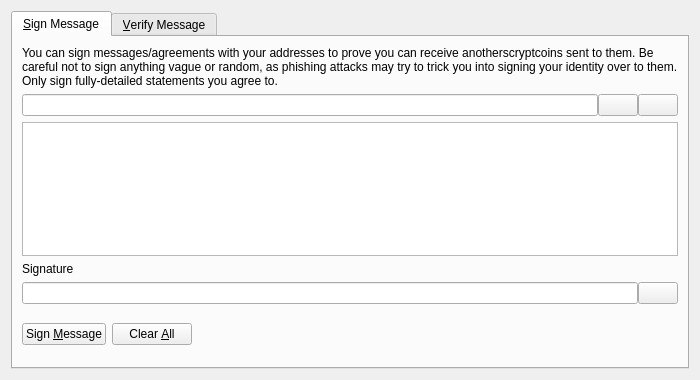
<?xml version="1.0" encoding="UTF-8"?>
<ui version="4.0">
 <class>SignVerifyMessageDialog</class>
 <widget class="QDialog" name="SignVerifyMessageDialog">
  <property name="geometry">
   <rect>
    <x>0</x>
    <y>0</y>
    <width>700</width>
    <height>380</height>
   </rect>
  </property>
  <property name="windowTitle">
   <string>Signatures - Sign / Verify a Message</string>
  </property>
  <property name="modal">
   <bool>true</bool>
  </property>
  <layout class="QVBoxLayout" name="verticalLayout">
   <item>
    <widget class="QTabWidget" name="tabWidget">
     <property name="currentIndex">
      <number>0</number>
     </property>
     <widget class="QWidget" name="tabSignMessage">
      <attribute name="title">
       <string>&amp;Sign Message</string>
      </attribute>
      <layout class="QVBoxLayout" name="verticalLayout_SM">
       <item>
        <widget class="QLabel" name="infoLabel_SM">
         <property name="text">
          <string>You can sign messages/agreements with your addresses to prove you can receive anotherscryptcoins sent to them. Be careful not to sign anything vague or random, as phishing attacks may try to trick you into signing your identity over to them. Only sign fully-detailed statements you agree to.</string>
         </property>
         <property name="textFormat">
          <enum>Qt::PlainText</enum>
         </property>
         <property name="wordWrap">
          <bool>true</bool>
         </property>
        </widget>
       </item>
       <item>
        <layout class="QHBoxLayout" name="horizontalLayout_1_SM">
         <property name="spacing">
          <number>0</number>
         </property>
         <item>
          <widget class="QValidatedLineEdit" name="addressIn_SM">
           <property name="toolTip">
            <string>The Anotherscryptcoin address to sign the message with</string>
           </property>
          </widget>
         </item>
         <item>
          <widget class="QPushButton" name="addressBookButton_SM">
           <property name="toolTip">
            <string>Choose previously used address</string>
           </property>
           <property name="text">
            <string/>
           </property>
           <property name="icon">
            <iconset resource="../bitcoin.qrc">
             <normaloff>:/icons/address-book</normaloff>:/icons/address-book</iconset>
           </property>
           <property name="shortcut">
            <string>Alt+A</string>
           </property>
           <property name="autoDefault">
            <bool>false</bool>
           </property>
          </widget>
         </item>
         <item>
          <widget class="QPushButton" name="pasteButton_SM">
           <property name="toolTip">
            <string>Paste address from clipboard</string>
           </property>
           <property name="text">
            <string/>
           </property>
           <property name="icon">
            <iconset resource="../bitcoin.qrc">
             <normaloff>:/icons/editpaste</normaloff>:/icons/editpaste</iconset>
           </property>
           <property name="shortcut">
            <string>Alt+P</string>
           </property>
           <property name="autoDefault">
            <bool>false</bool>
           </property>
          </widget>
         </item>
        </layout>
       </item>
       <item>
        <widget class="QPlainTextEdit" name="messageIn_SM">
         <property name="toolTip">
          <string>Enter the message you want to sign here</string>
         </property>
        </widget>
       </item>
       <item>
        <widget class="QLabel" name="signatureLabel_SM">
         <property name="text">
          <string>Signature</string>
         </property>
         <property name="textFormat">
          <enum>Qt::PlainText</enum>
         </property>
        </widget>
       </item>
       <item>
        <layout class="QHBoxLayout" name="horizontalLayout_2_SM">
         <property name="spacing">
          <number>0</number>
         </property>
         <item>
          <widget class="QLineEdit" name="signatureOut_SM">
           <property name="font">
            <font>
             <italic>true</italic>
            </font>
           </property>
           <property name="readOnly">
            <bool>true</bool>
           </property>
          </widget>
         </item>
         <item>
          <widget class="QPushButton" name="copySignatureButton_SM">
           <property name="toolTip">
            <string>Copy the current signature to the system clipboard</string>
           </property>
           <property name="text">
            <string/>
           </property>
           <property name="icon">
            <iconset resource="../bitcoin.qrc">
             <normaloff>:/icons/editcopy</normaloff>:/icons/editcopy</iconset>
           </property>
           <property name="autoDefault">
            <bool>false</bool>
           </property>
          </widget>
         </item>
        </layout>
       </item>
       <item>
        <layout class="QHBoxLayout" name="horizontalLayout_3_SM">
         <item>
          <widget class="QPushButton" name="signMessageButton_SM">
           <property name="toolTip">
            <string>Sign the message to prove you own this Anotherscryptcoin address</string>
           </property>
           <property name="text">
            <string>Sign &amp;Message</string>
           </property>
           <property name="icon">
            <iconset resource="../bitcoin.qrc">
             <normaloff>:/icons/edit</normaloff>:/icons/edit</iconset>
           </property>
           <property name="autoDefault">
            <bool>false</bool>
           </property>
          </widget>
         </item>
         <item>
          <widget class="QPushButton" name="clearButton_SM">
           <property name="toolTip">
            <string>Reset all sign message fields</string>
           </property>
           <property name="text">
            <string>Clear &amp;All</string>
           </property>
           <property name="icon">
            <iconset resource="../bitcoin.qrc">
             <normaloff>:/icons/remove</normaloff>:/icons/remove</iconset>
           </property>
           <property name="autoDefault">
            <bool>false</bool>
           </property>
          </widget>
         </item>
         <item>
          <spacer name="horizontalSpacer_1_SM">
           <property name="orientation">
            <enum>Qt::Horizontal</enum>
           </property>
           <property name="sizeHint" stdset="0">
            <size>
             <width>40</width>
             <height>48</height>
            </size>
           </property>
          </spacer>
         </item>
         <item>
          <widget class="QLabel" name="statusLabel_SM">
           <property name="font">
            <font>
             <weight>75</weight>
             <bold>true</bold>
            </font>
           </property>
           <property name="text">
            <string/>
           </property>
           <property name="wordWrap">
            <bool>true</bool>
           </property>
          </widget>
         </item>
         <item>
          <spacer name="horizontalSpacer_2_SM">
           <property name="orientation">
            <enum>Qt::Horizontal</enum>
           </property>
           <property name="sizeHint" stdset="0">
            <size>
             <width>40</width>
             <height>48</height>
            </size>
           </property>
          </spacer>
         </item>
        </layout>
       </item>
      </layout>
     </widget>
     <widget class="QWidget" name="tabVerifyMessage">
      <attribute name="title">
       <string>&amp;Verify Message</string>
      </attribute>
      <layout class="QVBoxLayout" name="verticalLayout_VM">
       <item>
        <widget class="QLabel" name="infoLabel_VM">
         <property name="text">
          <string>Enter the receiver's address, message (ensure you copy line breaks, spaces, tabs, etc. exactly) and signature below to verify the message. Be careful not to read more into the signature than what is in the signed message itself, to avoid being tricked by a man-in-the-middle attack. Note that this only proves the signing party receives with the address, it cannot prove sendership of any transaction!</string>
         </property>
         <property name="textFormat">
          <enum>Qt::PlainText</enum>
         </property>
         <property name="alignment">
          <set>Qt::AlignLeading|Qt::AlignLeft|Qt::AlignTop</set>
         </property>
         <property name="wordWrap">
          <bool>true</bool>
         </property>
        </widget>
       </item>
       <item>
        <layout class="QHBoxLayout" name="horizontalLayout_1_VM">
         <property name="spacing">
          <number>0</number>
         </property>
         <item>
          <widget class="QValidatedLineEdit" name="addressIn_VM">
           <property name="toolTip">
            <string>The Anotherscryptcoin address the message was signed with</string>
           </property>
          </widget>
         </item>
         <item>
          <widget class="QPushButton" name="addressBookButton_VM">
           <property name="toolTip">
            <string>Choose previously used address</string>
           </property>
           <property name="text">
            <string/>
           </property>
           <property name="icon">
            <iconset resource="../bitcoin.qrc">
             <normaloff>:/icons/address-book</normaloff>:/icons/address-book</iconset>
           </property>
           <property name="shortcut">
            <string>Alt+A</string>
           </property>
           <property name="autoDefault">
            <bool>false</bool>
           </property>
          </widget>
         </item>
        </layout>
       </item>
       <item>
        <widget class="QPlainTextEdit" name="messageIn_VM"/>
       </item>
       <item>
        <widget class="QValidatedLineEdit" name="signatureIn_VM"/>
       </item>
       <item>
        <layout class="QHBoxLayout" name="horizontalLayout_2_VM">
         <item>
          <widget class="QPushButton" name="verifyMessageButton_VM">
           <property name="toolTip">
            <string>Verify the message to ensure it was signed with the specified Anotherscryptcoin address</string>
           </property>
           <property name="text">
            <string>Verify &amp;Message</string>
           </property>
           <property name="icon">
            <iconset resource="../bitcoin.qrc">
             <normaloff>:/icons/transaction_0</normaloff>:/icons/transaction_0</iconset>
           </property>
           <property name="autoDefault">
            <bool>false</bool>
           </property>
          </widget>
         </item>
         <item>
          <widget class="QPushButton" name="clearButton_VM">
           <property name="toolTip">
            <string>Reset all verify message fields</string>
           </property>
           <property name="text">
            <string>Clear &amp;All</string>
           </property>
           <property name="icon">
            <iconset resource="../bitcoin.qrc">
             <normaloff>:/icons/remove</normaloff>:/icons/remove</iconset>
           </property>
           <property name="autoDefault">
            <bool>false</bool>
           </property>
          </widget>
         </item>
         <item>
          <spacer name="horizontalSpacer_1_VM">
           <property name="orientation">
            <enum>Qt::Horizontal</enum>
           </property>
           <property name="sizeHint" stdset="0">
            <size>
             <width>40</width>
             <height>48</height>
            </size>
           </property>
          </spacer>
         </item>
         <item>
          <widget class="QLabel" name="statusLabel_VM">
           <property name="font">
            <font>
             <weight>75</weight>
             <bold>true</bold>
            </font>
           </property>
           <property name="text">
            <string/>
           </property>
           <property name="wordWrap">
            <bool>true</bool>
           </property>
          </widget>
         </item>
         <item>
          <spacer name="horizontalSpacer_2_VM">
           <property name="orientation">
            <enum>Qt::Horizontal</enum>
           </property>
           <property name="sizeHint" stdset="0">
            <size>
             <width>40</width>
             <height>48</height>
            </size>
           </property>
          </spacer>
         </item>
        </layout>
       </item>
      </layout>
     </widget>
    </widget>
   </item>
  </layout>
 </widget>
 <customwidgets>
  <customwidget>
   <class>QValidatedLineEdit</class>
   <extends>QLineEdit</extends>
   <header>qt/qvalidatedlineedit.h</header>
  </customwidget>
 </customwidgets>
 <resources>
  <include location="../bitcoin.qrc"/>
 </resources>
 <connections/>
</ui>
